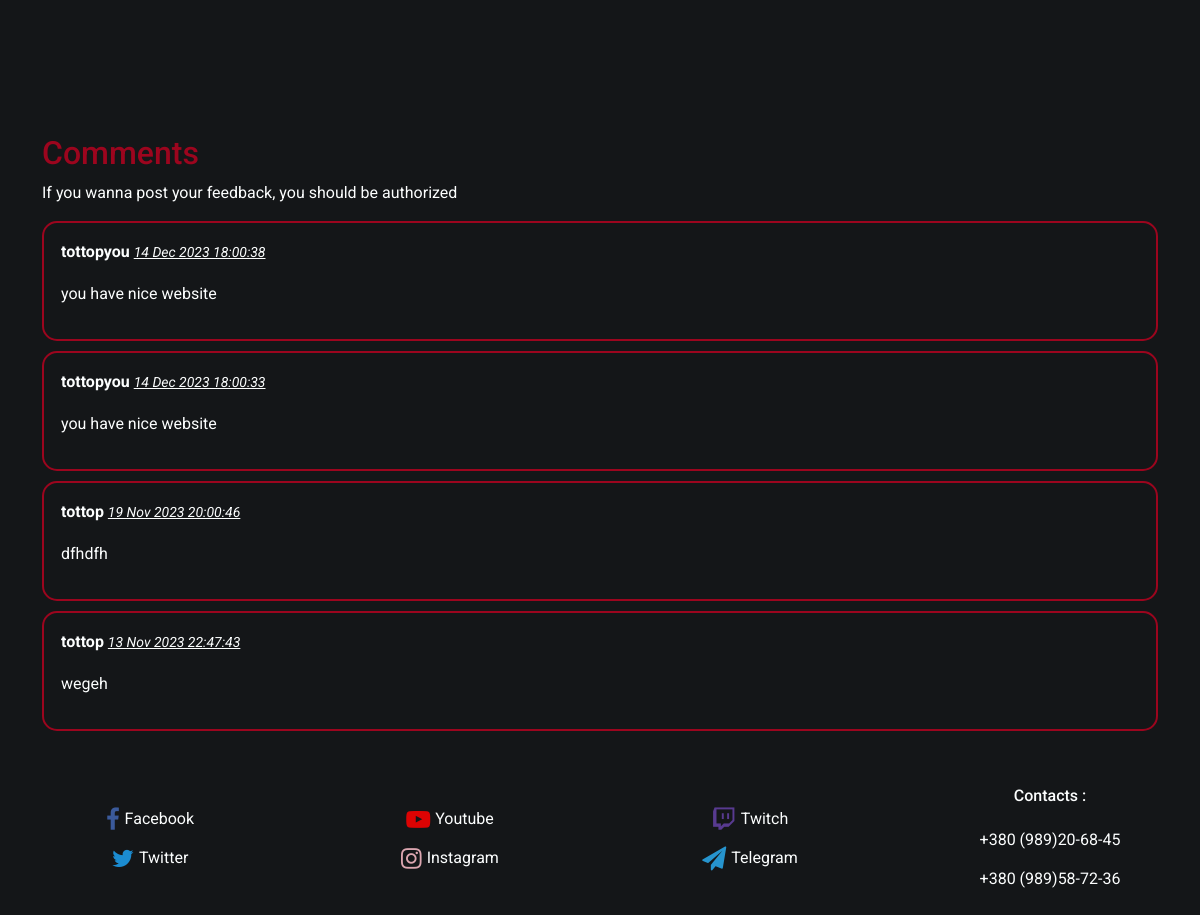
/base (lower part), run on an earlier commit of the app's database.
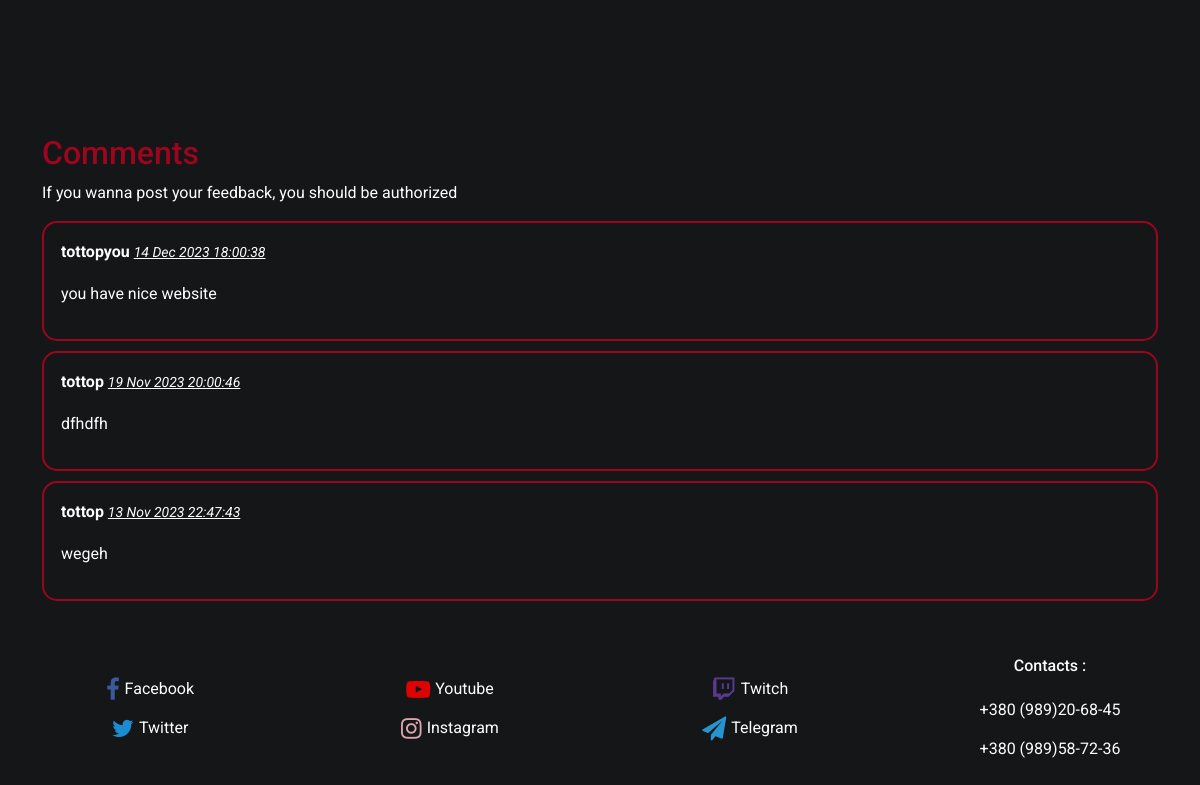
And on a later commit of the database.
### app/models.py (models this page shows, shortened)
class Comment(db.Model):
    id = db.Column(db.Integer, primary_key=True)
    content = db.Column(db.String(140))
    timestamp = db.Column(db.DateTime, index=True, default=datetime.utcnow)
    user_id = db.Column(db.Integer, db.ForeignKey('user.id'), nullable=False)
    user = db.relationship('User', backref='comments', lazy=True)

class User(UserMixin, db.Model):
    id = db.Column(db.Integer, primary_key=True)
    username = db.Column(db.String(64), index=True, unique=True)
    email = db.Column(db.String(120), index=True, unique=True)
    password_hash = db.Column(db.String(128))

### app/routes.py (the view, shortened to what this page needs)
    @app.route('/base', methods=['GET', 'POST'])
    def base():
        login_form = LoginForm()
        registration_form = RegistrationForm()
        comment_form = CommentForm()
        reset_form = ResetPasswordRequestForm()
        comments = []
        comments = Comment.query.order_by(Comment.timestamp.desc()).all()
        goods = Good.query.all()
        if current_user.is_authenticated:
            goods_basket = Basket.query.filter_by(user_id=current_user.id).count()
        else:
            goods_basket = 0
        return render_template('register.html',goods=goods, login_form=login_form, registration_form=registration_form,comment_form=comment_form, comments=comments, goods_basket=goods_basket, reset_form=reset_form)

### app/templates/register.html (shortened to what this page needs)
{% extends "login.html" %}

### app/templates/login.html (shortened to what this page needs)
{% extends "base.html" %}

### app/templates/base.html (shortened to what this page needs)
<!DOCTYPE html>
<html lang="en">
<head>
    <link href="{{ url_for('static', filename='Styles/style.css') }}" rel="stylesheet">
    <link rel="stylesheet" href="{{ url_for('static', filename='Styles/styleBurger.css') }}">
    <link rel="stylesheet" href="https://cdnjs.cloudflare.com/ajax/libs/font-awesome/4.7.0/css/font-awesome.min.css">
    <link rel="stylesheet" href="https://cdnjs.cloudflare.com/ajax/libs/font-awesome/4.7.0/css/font-awesome.min.css">
    <link href="https://cdn.jsdelivr.net/npm/bootstrap@5.2.0/dist/css/bootstrap.min.css" rel="stylesheet">
</head>
<body>
    <div class="bg">
        <div class="main">
            <div class="content section_1">
            </div>
            <div class="feadbacks section_2">
                <div class="container">
                    <h2 class="comments">Comments</h2>
                    {% if current_user.is_anonymous %}
                    <div class="form-label">If you wanna post your feedback, you should be authorized</div>
                    {% endif %}
                    <div class="mb-2" id="feadback-field">
                    {% for comment in comments %}
                        <div class="coment">
                            <div>
                                <p class="alert alert primary"> {{ comment.user.username }}
                                    <a class="text-right small">
                                        <em>{{ comment.timestamp.strftime('%d %b %Y %H:%M:%S') }}</em>
                                    </a>
                                </p>
                                <p class="alert alert success">{{ comment.content }}</p>
                            </div>
                        </div>
                    {% endfor %}
                    </div>
                </div>
            </div>
            <div class="links section_3">
                <div class="social s1">
                    <div class="s-j">
                        <i class="fa fa-facebook" style="color:#4267B2;"></i>
                        <a href="https://www.facebook.com/">Facebook</a>
                    </div>
                    <div class="s-j">
                        <i class="fa fa-twitter" style="color:#1DA1F2;"></i>
                        <a href="https://twitter.com/">Twitter</a>
                    </div>
                </div>
                <div class="social s2">
                    <div class="s-j">
                        <i class="fa fa-youtube-play" style="color:#FF0000;"></i>
                        <a href="https://www.youtube.com/">Youtube</a>
                    </div>
                    <div class="s-j">
                        <i class="fa fa-instagram inst" style="color:pink;"></i>
                        <a href="https://www.instagram.com/">Instagram</a>
                    </div>
                </div>
                <div class="social s3">
                    <div class="s-j">
                        <i class="fa fa-twitch" style="color:#6441a5;"></i>
                        <a href="https://www.twitch.com/">Twitch</a>
                    </div>
                    <div class="s-j">
                        <i class="fa fa-paper-plane" style="color:rgb(42 171 238);"></i>
                        <a href="https://web.telegram.org/">Telegram</a>
                    </div>
                </div>
                <div class="social s4">
                    <h6>Contacts :</h6>
                        <p>+380 (989)20-68-45</p>
                        <p>+380 (989)58-72-36</p>
                </div>
            </div>
        </div>
    </div>
</body>
</html>

### app/static/Styles/style.css (style rules this page uses)
.bg { display: flex; justify-content: center; align-items: center; height: 100%; width: 100%; background-color: #141618; font-family: "Roboto", sans-serif; }
.content { width: 100%; height: 100%; display: flex; flex-direction: column; justify-content: center; align-items: center; }
.feadbacks { color: #fcfefe; }
.feadbacks #feadback-field { margin: 15px; background-color: #141618; margin: 16px 0px 16px 0px; }
.feadbacks #feadback-field .primary { font-weight: bold; margin: 0px; padding-bottom: 0px; }
.feadbacks #feadback-field .small { color: #fcfefe; font-weight: 400; }
.feadbacks #feadback-field .coment { background-color: #141618; border-radius: 15px; border: 2px solid #9c051e; margin-bottom: 10px; display: flex; justify-content: space-between; }
.container .comments { color: #9c051e; }
.main { display: flex; flex-direction: column; justify-content: center; width: 1200px; height: 100%; margin-top: 70px; }
@media (max-width: 1200px) { .main { width: 100vw; } }
.links { height: 100%; width: 100%; display: flex; flex-wrap: wrap; margin-top: 20px; }
.links .social { flex: 1 1 250px; display: flex; align-items: center; justify-content: center; flex-direction: column; gap: 15px; margin: 25px 0px 25px 0px; }
.links .social .s-j { display: flex; justify-content: center; gap: 5px; }
.links .social p { margin: 0px; color: #fcfefe; }
.links .social i { font-size: 24px; opacity: 0.85; color: #fcfefe; }
.links .social a { text-decoration: none; color: #fcfefe; }
.links .social h6 { color: #fcfefe; }

What changed in the data, as far as the page shows it:
removed Comment: user.username "tottopyou", timestamp "14 Dec 2023 18:00:33", content "you have nice website"
